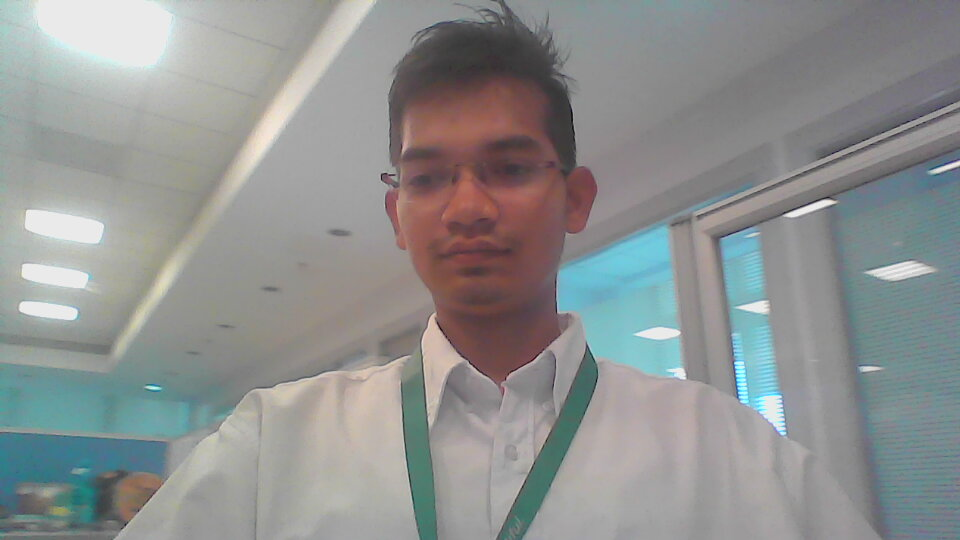
#> input picture input.jpg, 960 x 540 px
$ python gbser.py   (older library calls are emulated)
#> lines starting #> are read from the running program, lines starting #| are printed output that depends on the picture
import numpy as np
from numpy import array
from scipy import misc
from PIL import Image
import pymp
import datetime

a = datetime.datetime.now()
pymp.config.nested = True
face = misc.imread('input.jpg',object)
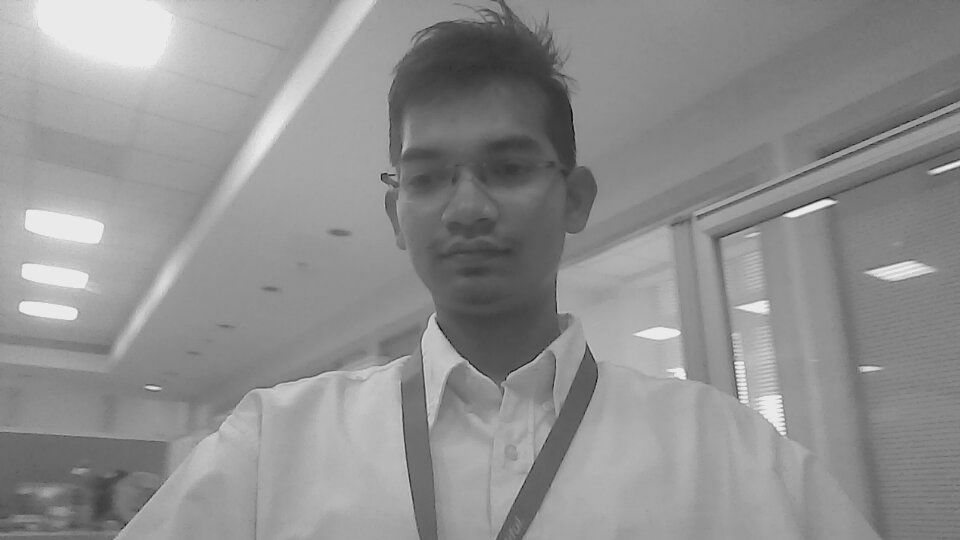
#> face: shape (540, 960) float32; min 6.29, max 248.1, mean 144.7
print(face.shape)
#| (540, 960)
convx = array([[1 / 16, 2 / 16, 1 / 16],
               [2 / 16, 4 / 16, 2 / 16],
               [1 / 16, 2 / 16, 1 / 16]])
l = face.shape[0]
#> l = 540
b = face.shape[1]
#> b = 960
padded = np.zeros((l + 2, b + 2))
for i in range(0, l):
    for j in range(0, b):
        padded[i + 1][j + 1] = face[i][j]

res = np.zeros((l, b), dtype='uint8')
i = None
j = None

for i in range(1, l + 1):
    for j in range(1, b + 1):
        res[i - 1][j - 1] = (
                convx[0][0] * padded[i - 1][j - 1] + convx[0][1] * padded[i - 1][j] + convx[0][2] * padded[i - 1][
            j + 1] +
                convx[1][0] * padded[i][j - 1] + convx[1][1] * padded[i][j] + convx[1][2] * padded[i][j + 1] +
                convx[2][0] * padded[i + 1][j - 1] + convx[2][1] * padded[i + 1][j] + convx[2][2] * padded[i + 1][
                    j + 1])

img = Image.fromarray(res)
img.save('my.png')
img.show()
b = datetime.datetime.now()
print(b - a)

$ run again, with 1.jpg copied over input.jpg
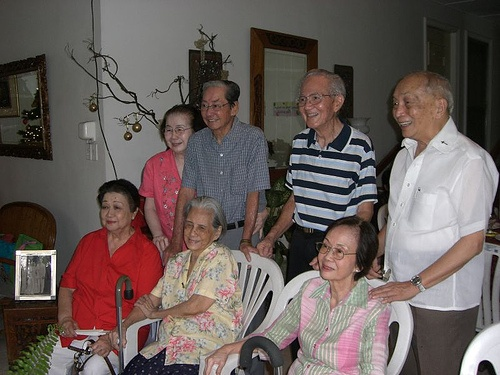
#> input picture 1.jpg, 500 x 375 px
#> `face = misc.imread('input.jpg',object)`:
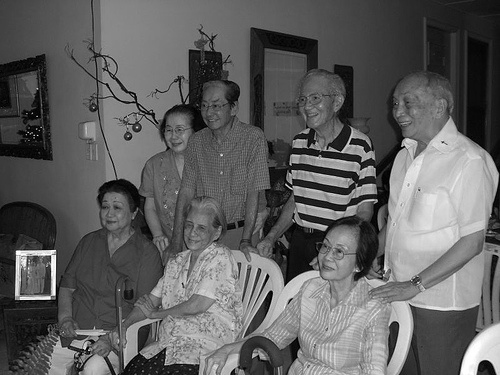
#> face: shape (375, 500) float32; min 0, max 255, mean 96.2
#| (375, 500)
#> after the loop `for i in range(0, l):`:
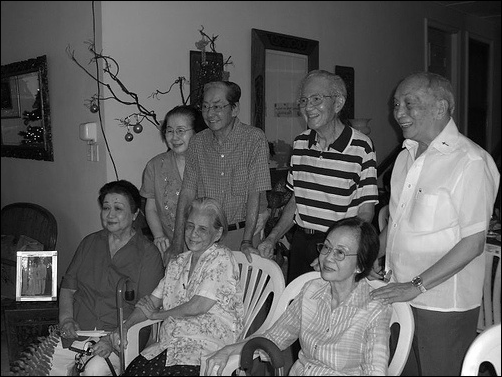
#> padded: shape (377, 502) float64; min 0, max 255, mean 95.3
